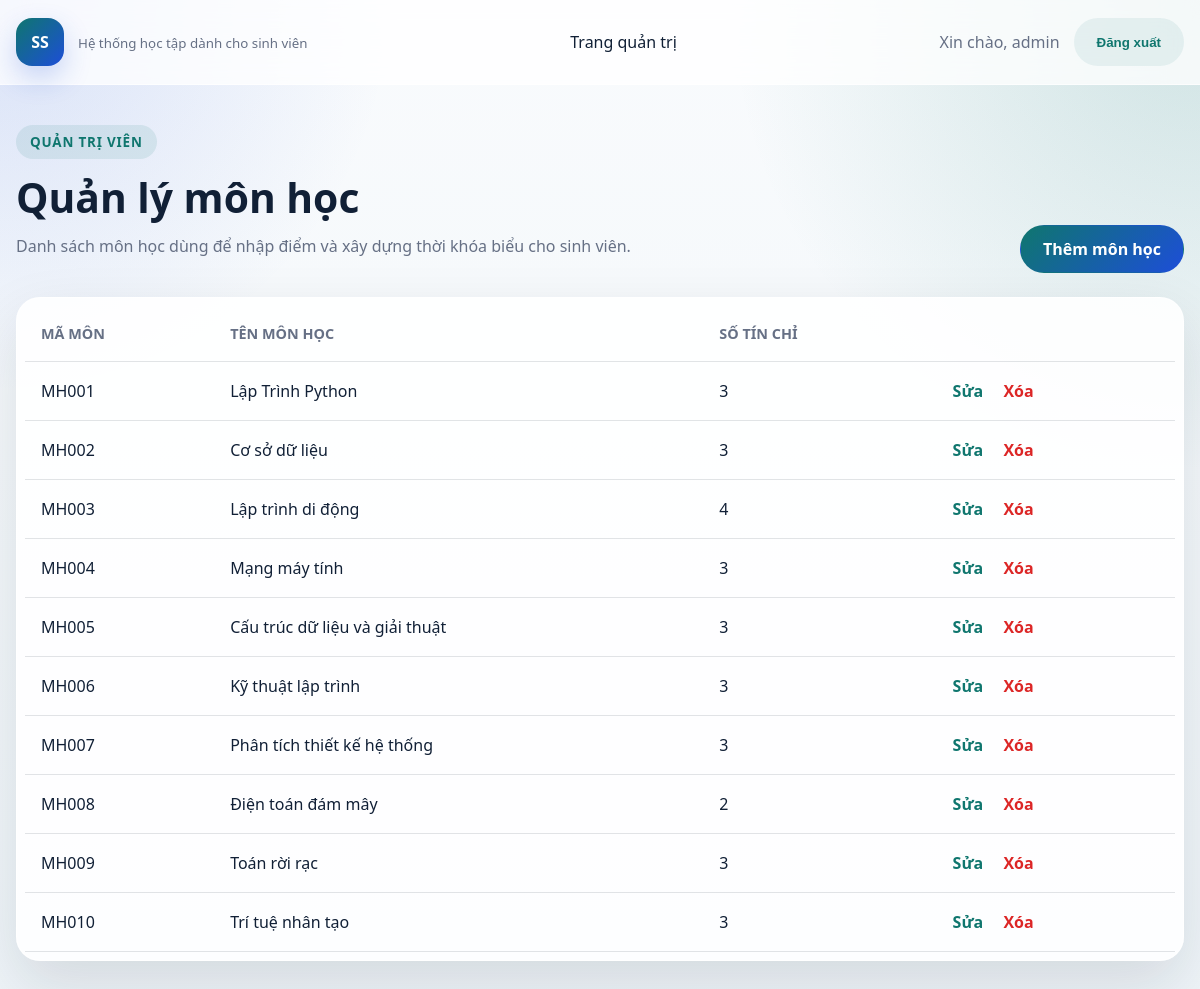
Before: /subjects/ (signed in) with the older database file.
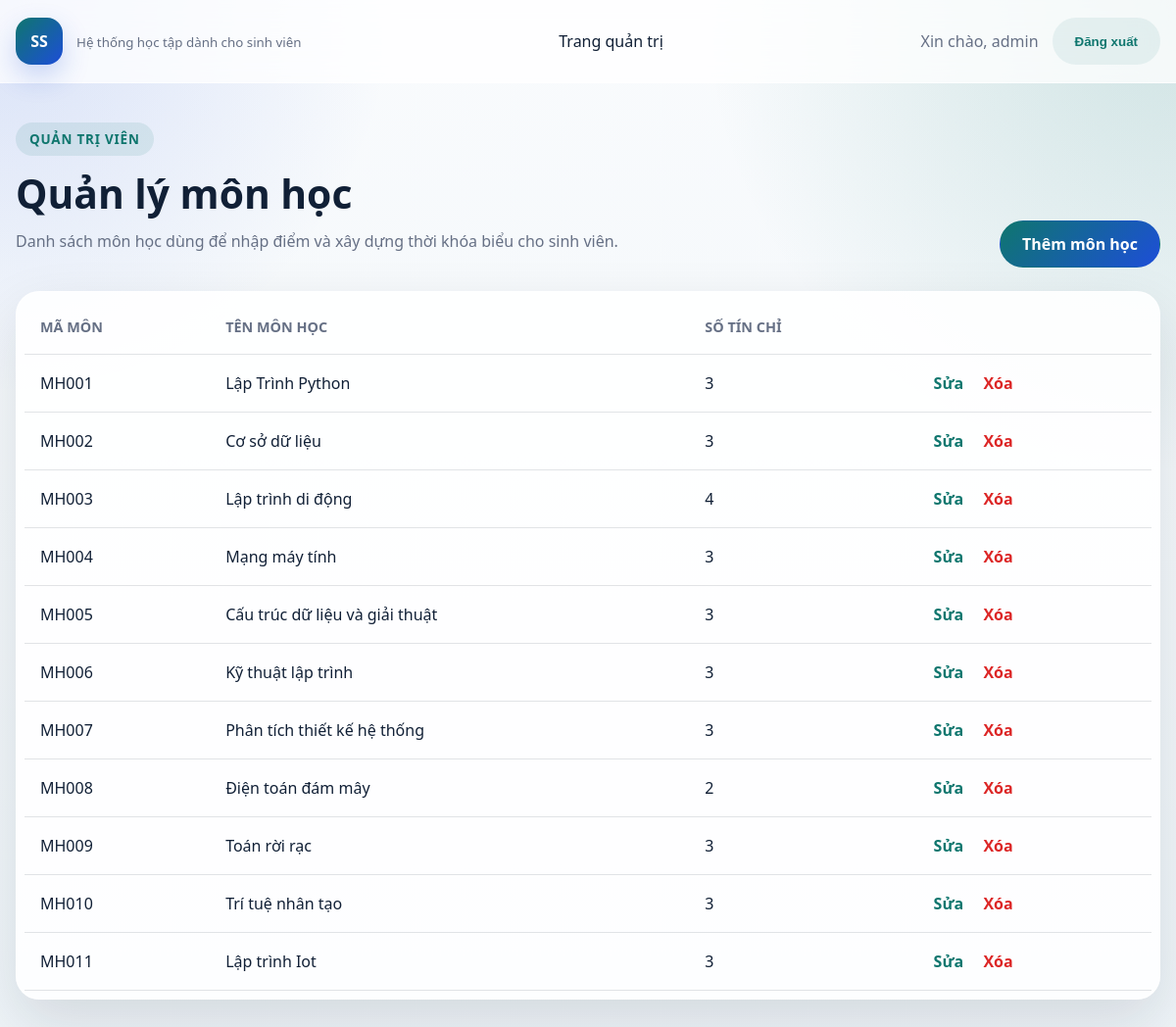
After: the same page with the newer database file.
### students/models.py (models this page shows, shortened)
class Subject(models.Model):
    subject_code = models.CharField(max_length=20, unique=True, verbose_name="Ma mon hoc")
    name = models.CharField(max_length=100, verbose_name="Ten mon hoc")
    credits = models.PositiveSmallIntegerField(verbose_name="So tin chi")
    created_at = models.DateTimeField(auto_now_add=True)
    updated_at = models.DateTimeField(auto_now=True)
    class Meta:
        ordering = ["subject_code"]
        verbose_name = "Mon hoc"
        verbose_name_plural = "Mon hoc"

### students/views.py (the view)
# urls.py: path("subjects/", views.SubjectListView.as_view(), name="subject_list"),
class SubjectListView(StaffRequiredMixin, ListView):
    model = Subject
    template_name = "students/subject_list.html"
    context_object_name = "subjects"

### students/views.py (called while the page is built)
    def test_func(self):
        return self.request.user.is_staff

### students/templates/students/subject_list.html (shortened to what this page needs)
{% extends "students/base.html" %}
{% block content %}
<section class="section-header">
    <div>
        <span class="eyebrow">Quản trị viên</span>
        <h1>Quản lý môn học</h1>
        <p>Danh sách môn học dùng để nhập điểm và xây dựng thời khóa biểu cho sinh viên.</p>
    </div>
    <a class="primary-button" href="{% url 'students:subject_add' %}">Thêm môn học</a>
</section>
<section class="panel">
    <div class="table-wrap">
        <table class="data-table">
            <thead>
                <tr>
                    <th>Mã môn</th>
                    <th>Tên môn học</th>
                    <th>Số tín chỉ</th>
                    <th></th>
                </tr>
            </thead>
            <tbody>
                {% for subject in subjects %}
                    <tr>
                        <td>{{ subject.subject_code }}</td>
                        <td>{{ subject.name }}</td>
                        <td>{{ subject.credits }}</td>
                        <td class="actions-cell">
                            <a class="table-link" href="{% url 'students:subject_edit' subject.pk %}">Sửa</a>
                            <a class="table-link danger" href="{% url 'students:subject_delete' subject.pk %}">Xóa</a>
                        </td>
                    </tr>
                {% empty %}
                    <tr>
                        <td colspan="4" class="empty-state">Chưa có môn học nào.</td>
                    </tr>
                {% endfor %}
            </tbody>
        </table>
    </div>
</section>
{% endblock %}

Changed rows visible on the page:
added Subject: subject_code "MH011", name "Lập trình Iot", credits "3"
